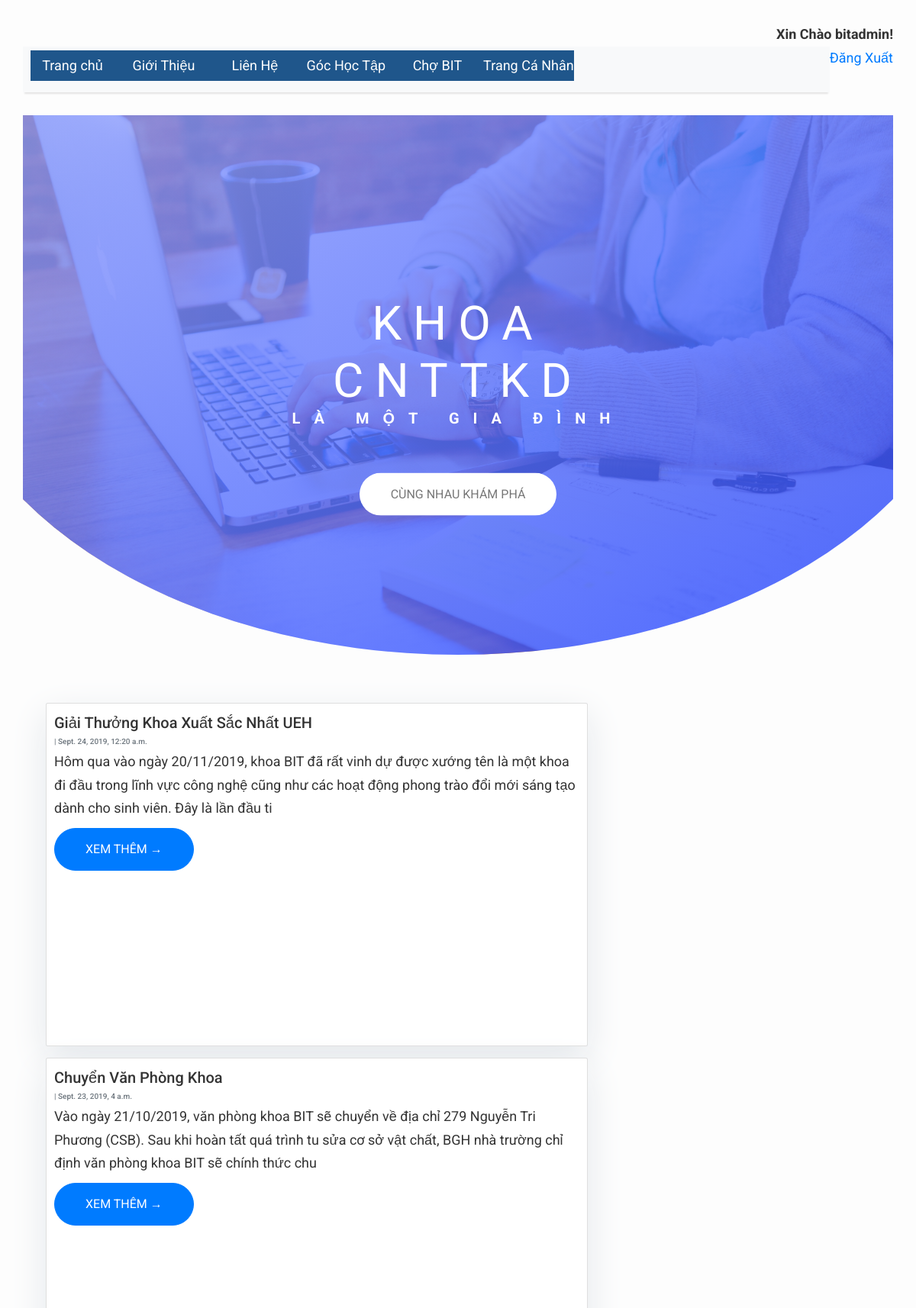
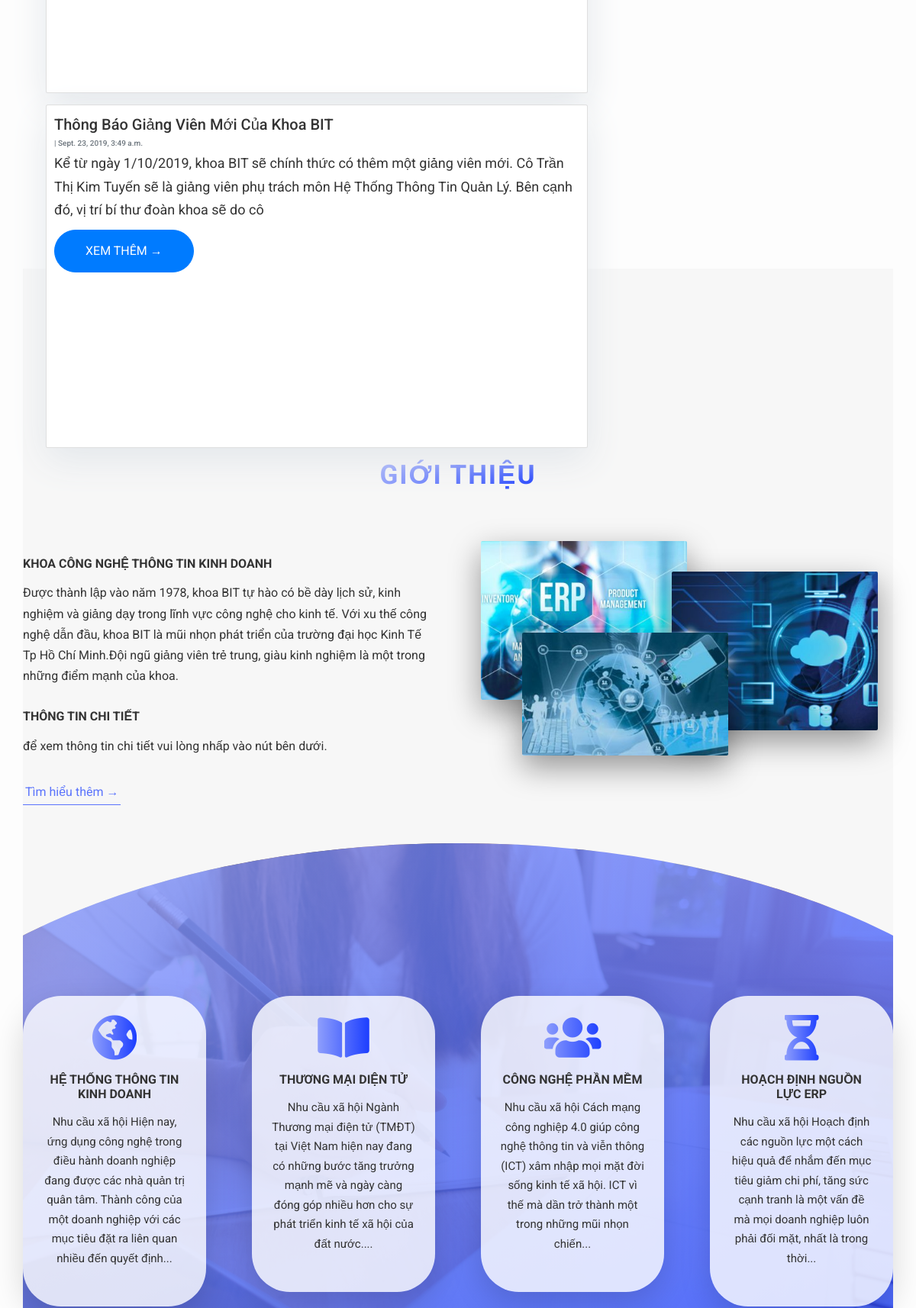
The app's page /home/ (signed in, upper part) with its own data (2 pictures, top to bottom).
### home/models.py (models this page shows, shortened)
class Post(models.Model):
    title = models.CharField(max_length=200, unique=True)
    slug = models.SlugField(max_length=200, unique=True)
    author = models.ForeignKey(User, on_delete= models.CASCADE,related_name='blog_posts')
    updated_on = models.DateTimeField(auto_now= True)
    content = models.TextField()
    created_on = models.DateTimeField(auto_now_add=True)
    status = models.IntegerField(choices=STATUS, default=0)
    class Meta:
        ordering = ['-created_on']

### home/views.py (the view)
# urls.py: path('home/', views.PostList.as_view(), name='home'),
class PostList(generic.ListView):
    queryset = Post.objects.filter(status=1).order_by('-created_on')
    template_name = 'index.html'

### home/templates/index.html (shortened to what this page needs)
{% extends "base.html" %}
{% block content %}
<br>
    {% load static %}
<header class="header">
        <div class="header__text-box">
            <h3 class="heading-primary">
                <span class="heading-primary--main">
                    Khoa CNTTKD
                </span>
                <span class="heading-primary--sub">
                    là một gia đình
                </span>
            </h3>
            <a href="#" class="btn btn--white btn--animated">Cùng nhau khám phá</a>
        </div>
    </header>
<div class="container">
    <div class="row">
        <div class="col-md-8 mt-3 left">
            {% for post in post_list %}
            <div class="card mb-4">
                <div class="card-body" style="padding-left: 10px;">
                    <h2 class="card-title">{{ post.title }}</h2>
                    <p class="card-text text-muted h6">{{ post.Author }} | {{ post.created_on}} </p>
                    <p class="card-text">{{post.content|slice:":200" }}</p>
                    <a href="{% url 'post_detail' post.slug  %}" class="btn btn-primary">Xem Thêm &rarr;</a>
                </div>
            </div>
            {% endfor %}
        </div>
    </div>
</div>
    <main>
        <section class="section-about">
            <div class="u-center-text u-margin-bottom-big">
                <h2 id="gioithieu" class="heading-secondary">
                </h2>
            </div>
            <div class="row">
                <div class="col-1-of-2">
                    <h3 class="heading-tertiary u-margin-bottom-small">
                        Khoa Công Nghệ Thông Tin Kinh Doanh
                    </h3>
                    <p class="paragraph">
                        Được thành lập vào năm 1978, khoa BIT tự hào có bề dày lịch sử, kinh nghiệm và giảng dạy trong lĩnh vực công nghệ cho kinh tế. Với xu thế công nghệ dẫn đầu, khoa BIT là mũi nhọn phát triển của trường đại học Kinh Tế Tp Hồ Chí Minh.Đội ngũ giảng viên trẻ trung, giàu kinh nghiệm là một trong những điểm mạnh của khoa.
                    </p>
                    <h3 class="heading-tertiary u-margin-bottom-small">
                        Thông tin chi tiết
                    </h3>
                    <p class="paragraph">
                       để xem thông tin chi tiết vui lòng nhấp vào nút bên dưới.
                    </p>
                    <a href="http://bit.ueh.edu.vn/" class="btn-text">Tìm hiểu thêm &rarr;</a>
                </div>
                <div class="col-1-of-2">
                    <div class="composition">
                        <img src="{% static 'img/erp.jpg' %}" alt="photo1"
                            class="composition__photo composition__photo--p1">
                        <img src="{% static 'img/cnpm.jpg' %}" alt="photo2"
                            class="composition__photo composition__photo--p2">
                        <img src="{% static 'img/mis.jpg' %}" alt="photo3"
                            class="composition__photo composition__photo--p3">
                    </div>
                </div>
            </div>
        </section>
        <section class="section-skills">
            <div class="row">
                <div class="col-1-of-4">
                    <div class="skill-box">
                        <i class=" skill-box__icon fas fa-globe-americas"></i>
                        <h3 class="heading-tertiary u-margin-bottom-small">Hệ thống thông tin kinh doanh</h3>
                        <div class="skill-box__text">
                            Nhu cầu xã hội Hiện nay, ứng dụng công nghệ trong điều hành doanh nghiệp đang được các nhà quản trị quân tâm. Thành công của một doanh nghiệp với các mục tiêu đặt ra liên quan nhiều đến quyết định...
                        </div>
                    </div>
                </div>
                <div class="col-1-of-4">
                    <div class="skill-box">
                        <i class=" skill-box__icon fas fa-book-open"></i>
                        <h3 class="heading-tertiary u-margin-bottom-small">Thương mại diện tử</h3>
                        <div class="skill-box__text">
                            Nhu cầu xã hội Ngành Thương mại điện tử (TMĐT) tại Việt Nam hiện nay đang có những bước tăng trưởng mạnh mẽ và ngày càng đóng góp nhiều hơn cho sự phát triển kinh tế xã hội của đất nước....
                        </div>
                    </div>
                </div>
                <div class="col-1-of-4">
                    <div class="skill-box">
                        <i class=" skill-box__icon fas fa-users"></i>
                        <h3 class="heading-tertiary u-margin-bottom-small">Công nghệ phần mềm</h3>
                        <div class="skill-box__text">
                            Nhu cầu xã hội Cách mạng công nghiệp 4.0 giúp công nghệ thông tin và viễn thông (ICT) xâm nhập mọi mặt đời sống kinh tế xã hội. ICT vì thế mà dần trở thành một trong những mũi nhọn chiến...
                        </div>
                    </div>
                </div>
                <div class="col-1-of-4">
                    <div class="skill-box">
                        <i class=" skill-box__icon fas fa-hourglass-half"></i>
                        <h3 class="heading-tertiary u-margin-bottom-small">Hoạch định nguồn lực ERP</h3>
                        <div class="skill-box__text">
                            Nhu cầu xã hội Hoạch định các nguồn lực một cách hiệu quả để nhắm đến mục tiêu giảm chi phí, tăng sức cạnh tranh là một vấn đề mà mọi doanh nghiệp luôn phải đối mặt, nhất là trong thời...
                        </div>
                    </div>
                </div>
            </div>
        </section>
    </main>
</body>
{%endblock%}

### home/templates/base.html (shortened to what this page needs)
<!DOCTYPE html>
<html>
    <head>
       {% load static %}
        <link rel="stylesheet" href="https://maxcdn.bootstrapcdn.com/bootstrap/4.0.0/css/bootstrap.min.css"
 />
        <link rel="stylesheet" href="{% static 'css/style.css' %}" />
        <link rel="stylesheet" href="https://use.fontawesome.com/releases/v5.8.1/css/all.css"
>
    </head>
    <body>
        {% if user.is_authenticated %}
          <strong style="float: right;">Xin Chào {{ user.username }}!</strong> <br>
          <p style="float:right;"><a href="{% url 'logout' %}">Đăng Xuất</a></p>
        {% else %}
          <a style="float: right;" href="{% url 'login' %}">Đăng Nhập</a>
        {% endif %}
        <nav class="navbar navbar-expand-lg navbar-light bg-light shadow" id="mainNav">
            <div id="menu">
              <ul>
                <li><a href="{% url 'home' %}">Trang chủ</a></li>
                <li><a href="#gioithieu">Giới Thiệu</a></li>
                <li><a href="#lienhe">Liên Hệ</a></li>
                <li><a href="#lienhe">Góc Học Tập</a>
                </li>
                <li><a href="{% url 'prechobit' %}">Chợ BIT</a></li>
                <li><a href="{% url 'trangcanhan' %}">Trang Cá Nhân</a></li>
              </ul>
            </div>
        </nav>
        {% block content %}{% endblock content %}
    </body>
</html>

### home/static/css/style.css (style rules this page uses)
*, *::before, *::after { margin: 0; padding: 0; box-sizing: inherit; }
html { font-size: 62.5%; }
body { padding: 3rem; box-sizing: border-box; }
body { font-family: "Lato", sans-serif; font-weight: 400; font-size: 1.6rem; line-height: 1.7; color: #777777; }
.heading-primary { color: #fff; text-transform: uppercase; margin-bottom: 6rem; }
.heading-primary--main { display: block; font-size: 6.2rem; font-weight: 400; letter-spacing: 1.5rem; animation: moveInLeft 1s ease-out; }
.heading-primary--sub { display: block; font-size: 2rem; font-weight: 700; letter-spacing: 1.8rem; animation: moveInRight 1s ease-out; }
.heading-secondary { font-size: 3.5rem; text-transform: uppercase; font-weight: 700; display: inline-block; letter-spacing: .2rem; cursor: pointer; background-image: linear-gradient(to right, #8e9efc, #1c3eff); color: transparent; -webkit-background-clip: text; transition: all .2s; }
.heading-tertiary { font-size: 1.6rem; font-weight: 700; text-transform: uppercase; }
.paragraph { font-size: 1.6rem; }
.paragraph:not(:last-child) { margin-bottom: 3rem; }
.u-center-text { text-align: center !important; }
.u-margin-bottom-big { margin-bottom: 8rem !important; }
.u-margin-bottom-small { margin-bottom: 1.5rem !important; }
.btn:link, .btn:visited { text-transform: uppercase; text-decoration: none; padding: 1.5rem 4rem; display: inline-block; border-radius: 10rem; font-size: 1.6rem; position: relative; transition: all .2s; }
.btn::after { content: ""; display: inline-block; height: 100%; width: 100%; position: absolute; top: 0; left: 0; z-index: -1; border-radius: 10rem; transition: all .4s; }
.btn--white { color: #777777; background-color: #fff; }
.btn--white::after { background-color: #fff; }
.btn--animated { animation: moveInBottom .5s ease-out .75s; animation-fill-mode: backwards; }
.btn-text:link, .btn-text:visited { color: #5a73fc; display: inline-block; text-decoration: none; border-bottom: 1px solid #5a73fc; padding: .3rem; font-size: 1.6rem; transition: all .2s; }
.composition { position: relative; }
.composition__photo { width: 50%; box-shadow: 0 1.5rem 4rem rgba(0, 0, 0, 0.4); border-radius: .2rem; position: absolute; z-index: 10; outline-offset: 1rem; transition: all .2s; }
.composition__photo--p1 { left: 0; top: -2rem; }
.composition__photo--p2 { right: 2rem; top: 2rem; }
.composition__photo--p3 { left: 10%; top: 10rem; }
.skill-box { background-color: rgba(255, 255, 255, 0.8); font-size: 1.5rem; padding: 2.5rem 2.5rem 5rem 2.5rem; text-align: center; border-radius: 5rem; box-shadow: 0 1.5rem 4rem rgba(0, 0, 0, 0.15); transition: all .3s; }
.skill-box__icon { font-size: 6rem; margin-bottom: 1.5rem; display: inline-block; background-image: linear-gradient(to right, #8e9efc, #1c3eff); -webkit-background-clip: text; color: transparent; }
.card { perspective: 150rem; position: relative; height: 45rem; }
.header { background-image: linear-gradient(to right bottom, rgba(142, 158, 252, 0.8), rgba(28, 62, 255, 0.8)), url("../img/background1.jpg"); background-size: cover; background-position: top; position: relative; height: 95vh; -webkit-clip-path: ellipse(60% 60% at 50% 33%); clip-path: ellipse(60% 60% at 50% 33%); }
.header__text-box { position: absolute; top: 50%; left: 50%; transform: translate(-50%, -50%); text-align: center; }
.row { max-width: 114rem; margin: 0 auto; }
.row::after { content: ""; display: table; clear: both; }
.row [class^="col-"] { float: left; }
.row [class^="col-"]:not(:last-child) { margin-right: 6rem; }
.row .col-1-of-2 { width: calc((100% - 6rem)/ 2); }
.row .col-1-of-4 { width: calc((100% - 3*6rem) / 4); }
.section-about { background-color: #f7f7f7; padding: 25rem 0; margin-top: -25rem; }
.section-skills { padding: 20rem 0; background-image: linear-gradient(to right bottom, rgba(142, 158, 252, 0.8), rgba(28, 62, 255, 0.8)), url("../img/background2.jpg"); background-size: cover; position: relative; clip-path: ellipse(70% 50% at 50% 50%); margin-top: -20rem; }

### home/templates/base.html (style rules this page uses)
body { font-family: "Roboto", sans-serif; font-size: 17px; background-color: #fdfdfd; }
.shadow { box-shadow: 0 4px 2px -2px rgba(0, 0, 0, 0.1); }
* { margin: 0; padding: 0; }
body { font-family: sans-serif; color: #333; }
#menu ul { background: #1F568B; list-style-type: none; text-align: center; z-index: 10; }
#menu li { color: #f1f1f1; display: inline-block; width: 120px; height: 40px; line-height: 40px; margin-left: -5px; }
#menu a { text-decoration: none; color: #fff; display: block; }
#menu li { position: relative; }

### records on screen
Post: title "Giải Thưởng Khoa Xuất Sắc Nhất UEH", created_on "Sept. 24, 2019, 12:20 a.m.", content "Hôm qua vào ngày 20/11/2019, khoa BIT đã rất vinh dự được xướng tên là một khoa đi đầu trong lĩnh vực công nghệ cũng như các hoạt động phong trào đổi mới sáng tạo dành cho sinh viên. Đây là lần đầu ti"
Post: title "Chuyển Văn Phòng Khoa", created_on "Sept. 23, 2019, 4 a.m.", content "Vào ngày 21/10/2019, văn phòng khoa BIT sẽ chuyển về địa chỉ 279 Nguyễn Tri Phương (CSB). Sau khi hoàn tất quá trình tu sửa cơ sở vật chất, BGH nhà trường chỉ định văn phòng khoa BIT sẽ chính thức chu"
Post: title "Thông Báo Giảng Viên Mới Của Khoa BIT", created_on "Sept. 23, 2019, 3:49 a.m.", content "Kể từ ngày 1/10/2019, khoa BIT sẽ chính thức có thêm một giảng viên mới. Cô Trần Thị Kim Tuyến sẽ là giảng viên phụ trách môn Hệ Thống Thông Tin Quản Lý. Bên cạnh đó, vị trí bí thư đoàn khoa sẽ do cô"

### other values on screen
{{ user.username }} "bitadmin"
